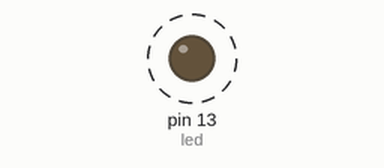
Simulated run of this sketch. Board: Arduino Uno, built with avr-gcc and run on an emulated ATmega328P. Parts: output pins drawn as LEDs (lit = HIGH). Dashed ring = blinking.

Above: at 0.2 s.
Timing chart, 0 to 3.0 s (numbered marks = the images above):
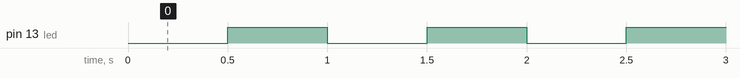

Measured:
- by itself, pin 13 (led): alternates HIGH for 0.50 s and LOW for 0.50 s

The sketch:

Lista1.ino
```cpp
const int led = 13;

unsigned long tempoAnterior = 0;
const unsigned long intervalo = 500; // 500 ms

bool estadoLed = false;

void setup() {
  pinMode(led, OUTPUT);
}

void loop() {
  unsigned long tempoAtual = millis();

  // verifica se passou 500 ms
  if (tempoAtual - tempoAnterior >= intervalo) {
    tempoAnterior = tempoAtual;      // atualiza o tempo
    estadoLed = !estadoLed;          // inverte o estado
    digitalWrite(led, estadoLed);    // aplica no LED
  }
}
```
